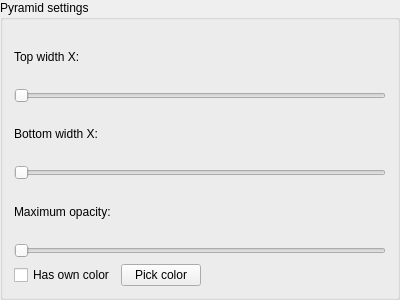
<?xml version="1.0" encoding="UTF-8"?>
<ui version="4.0">
 <class>PyramidBox</class>
 <widget class="QGroupBox" name="PyramidBox">
  <property name="geometry">
   <rect>
    <x>0</x>
    <y>0</y>
    <width>400</width>
    <height>300</height>
   </rect>
  </property>
  <property name="windowTitle">
   <string>GroupBox</string>
  </property>
  <property name="title">
   <string>Pyramid settings</string>
  </property>
  <layout class="QVBoxLayout" name="verticalLayout">
   <item>
    <widget class="QLabel" name="topLabel">
     <property name="text">
      <string>Top width X:</string>
     </property>
    </widget>
   </item>
   <item>
    <widget class="QSlider" name="topSlider">
     <property name="maximum">
      <number>10000</number>
     </property>
     <property name="orientation">
      <enum>Qt::Horizontal</enum>
     </property>
    </widget>
   </item>
   <item>
    <widget class="QLabel" name="bottomLabel">
     <property name="text">
      <string>Bottom width X:</string>
     </property>
    </widget>
   </item>
   <item>
    <widget class="QSlider" name="bottomSlider">
     <property name="maximum">
      <number>10000</number>
     </property>
     <property name="orientation">
      <enum>Qt::Horizontal</enum>
     </property>
    </widget>
   </item>
   <item>
    <widget class="QLabel" name="maxOpacityLabel">
     <property name="text">
      <string>Maximum opacity:</string>
     </property>
    </widget>
   </item>
   <item>
    <widget class="QSlider" name="maxOpacitySlider">
     <property name="maximum">
      <number>10000</number>
     </property>
     <property name="orientation">
      <enum>Qt::Horizontal</enum>
     </property>
    </widget>
   </item>
   <item>
    <layout class="QHBoxLayout" name="horizontalLayout">
     <item>
      <widget class="QCheckBox" name="ownColorBox">
       <property name="text">
        <string>Has own color</string>
       </property>
      </widget>
     </item>
     <item>
      <widget class="QPushButton" name="pickColorButton">
       <property name="text">
        <string>Pick color</string>
       </property>
      </widget>
     </item>
     <item>
      <spacer name="horizontalSpacer">
       <property name="orientation">
        <enum>Qt::Horizontal</enum>
       </property>
       <property name="sizeHint" stdset="0">
        <size>
         <width>40</width>
         <height>20</height>
        </size>
       </property>
      </spacer>
     </item>
    </layout>
   </item>
  </layout>
  <zorder>topSlider</zorder>
  <zorder>bottomSlider</zorder>
  <zorder>maxOpacitySlider</zorder>
  <zorder>topLabel</zorder>
  <zorder>bottomLabel</zorder>
  <zorder>maxOpacityLabel</zorder>
 </widget>
 <resources/>
 <connections/>
</ui>
